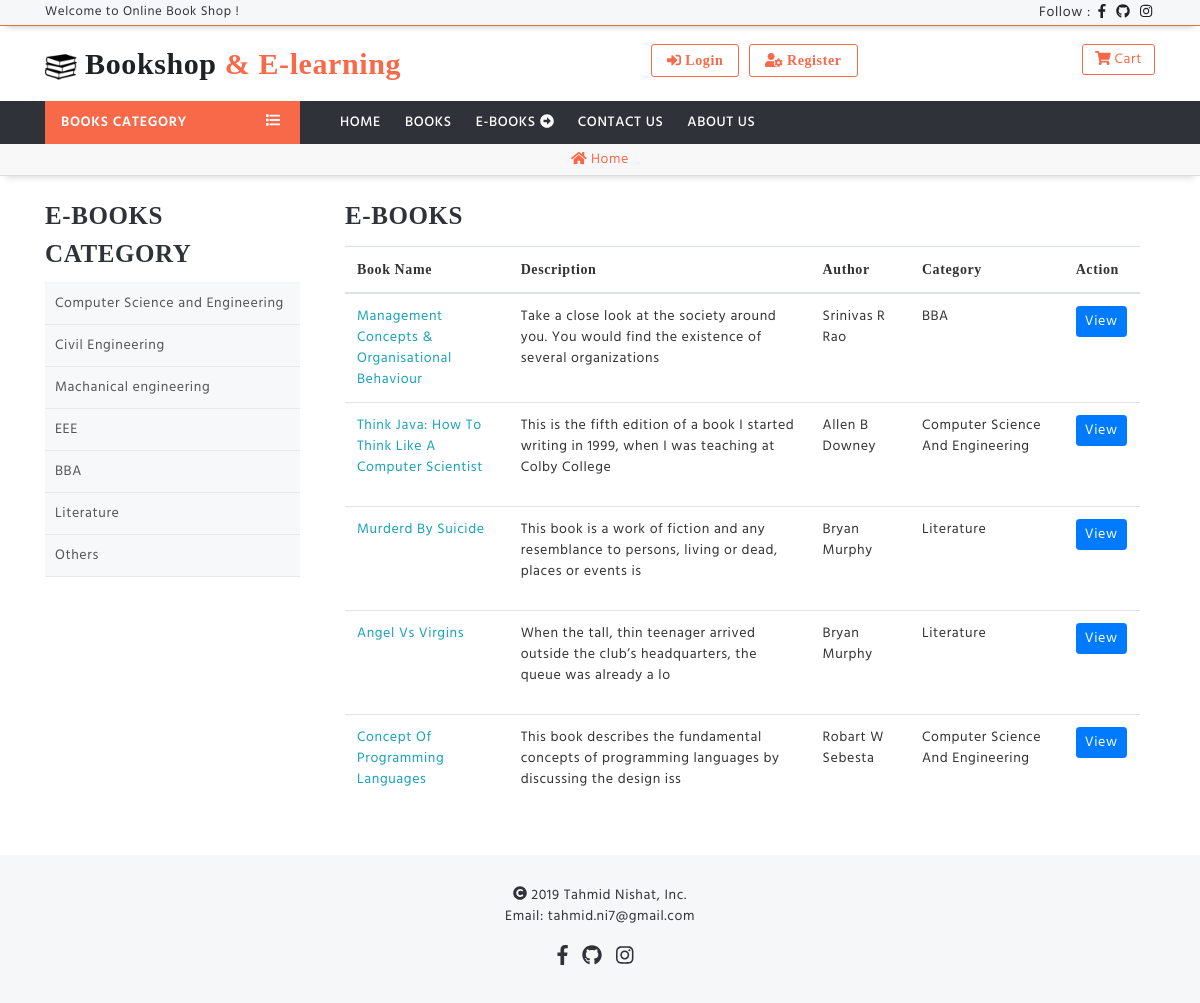
The page /index.php/users/all_ebooks on the database its author committed.
### tables this page shows
CREATE TABLE `category` (
  `id` int(11) NOT NULL,
  `category` varchar(100) NOT NULL,
  `description` text NOT NULL,
  `tag` varchar(100) NOT NULL
);

CREATE TABLE `ebooks` (
  `id` int(11) NOT NULL,
  `ebook_name` varchar(200) NOT NULL,
  `description` text NOT NULL,
  `author` varchar(200) NOT NULL,
  `book_file` varchar(500) NOT NULL,
  `book_image` varchar(500) NOT NULL,
  `categoryId` int(11) NOT NULL,
  `dateTime` timestamp NOT NULL DEFAULT CURRENT_TIMESTAMP
);

### application/controllers/users.php (called while the page is built, shortened)
<?php
class Users extends CI_Controller {
	public function __construct()
	{
		$this->load->library('cart');
	}
	public function all_ebooks()
	{
		$this->load->model('admin_model');
		$view['category'] = $this->admin_model->get_category();
		$this->load->model('user_model');
		$view['ebooks'] = $this->user_model->get_ebooks();
		$view['user_view'] = "users/all_ebooks";
		$this->load->view('layouts/user_layout', $view);
	}
}

### index.php (called while the page is built, shortened)
<?php
require_once BASEPATH.'core/CodeIgniter.php';

### application/models/admin_model.php (called while the page is built, shortened)
<?php
class admin_model extends CI_Model
{
	public function get_category()
	{
		$query = $this->db->get('category');
		return $query->result();
	}
}

### application/models/user_model.php (called while the page is built, shortened)
<?php
class user_model extends CI_Model
{
	public function get_ebooks()
	{
		$this->db->select('*');
		$this->db->from('category');
		$this->db->join('ebooks', 'ebooks.categoryId = category.id');
		$this->db->order_by('ebooks.id', 'DESC');
		$query = $this->db->get();
		return $query->result();
	}
}
?>

### application/views/users/all_ebooks.php (the view, shortened to what this page needs)
<br>
<div class="row">
  <div class="col-lg-3">
    <div id="table-header">e-books category</div>
    <div class="ebooks-menu">
      <ul>
        <?php foreach($category as $ctg): ?>
        <?php print '<li><a href="'.base_url('users/all-ebooks').'/?ctg='.$ctg->tag.'">'.$ctg->category.'</a></li>';?>
        <?php endforeach; ?>
      </ul>
    </div>
  </div>
  <div class="col-lg-9">
    <div class="container-fluid">
      <div id="table-header">E-Books
      </div>
      <table class="table">
      <thead class="">
        <tr>
          <th scope="col">Book Name</th>
          <th scope="col">Description</th>
          <th scope="col">Author</th>
          <th scope="col">Category</th>
          <th scope="col">Action</th>
        </tr>
      </thead>
      <tbody>
        <?php foreach($ebooks as $ebook): ?>
        <tr>
          <?php print '<td><a href = "'.base_url().'users/ebook-view/'.$ebook->id.'" title="More Description" class= "text-info">'.strip_tags(ucwords($ebook->ebook_name)).'</a></td>'; ?>
          <?php print '<td><p>'.substr(strip_tags($ebook->description), 0, 100).'<p></td>'; ?>
          <?php print '<td>'.strip_tags($ebook->author).'</td>'; ?>
          <?php print '<td>'.ucwords(strip_tags($ebook->category)).'</td>'; ?>
          <?php print '<td>';
            print '<a href= "'.base_url().'users/ebook-view/'.$ebook->id.'" title= "View details" class="btn btn-primary btn-sm">View</a>&nbsp';
            print '</td>';
          ?>
        </tr>
      <?php endforeach; ?>
      </tbody>
    </table>
    </div>
  </div>
</div>
<br>

### application/views/layouts/user_layout.php (shortened to what this page needs)
<!DOCTYPE html>
<html lang="en">
<head>
    <link rel="stylesheet" type="text/css" href="<?= base_url('tool/css/bootstrap.min.css'); ?>">
    <link rel="stylesheet" type="text/css" href="<?= base_url('tool/css/all.css'); ?>">
    <link rel="stylesheet" type="text/css" href="<?= base_url('tool/css/owl.carousel.min.css'); ?>">
    <link rel="stylesheet" type="text/css" href="<?= base_url('tool/css/style.css'); ?>">
</head>
<body>
    <div class="header-area">
        <div class="hearder-top">
            <div class="container">
                <div class="row">
                    <div class="col-md-6">
                        <div class="welcome-tx">Welcome to Online Book Shop !</div>
                    </div>
                    <div class="col-md-6">
                        <div class="social-icon">
                            <span>Follow : </span>
                            <a href="#" title="Facebook"><i class="fab fa-facebook-f"></i></a>
                            <a href="#" title="Github"><i class="fab fa-github"></i></a>
                            <a href="#" title="Instagram"><i class="fab fa-instagram"></i></a>
                        </div>
                    </div>
                </div>
            </div>
        </div>
        <div class="header-mid">
            <div class="container">
                <div class="row">
                    <div class="col-md-5">
                        <div class="logo">
                            <div class="lname"><a href="<?= base_url()?>home"><span><img src="<?= base_url('tool/img/favicon.png')?>"> Bookshop</span> & E-learning</a></div>
                        </div>
                    </div>
                    <div class="col-md-7">
                        <div class="row">
                            <div class="col-md-9 text-center">
                            <?php if($this->session->userdata('logged_in') == FALSE): ?>
                                <a href="<?= base_url()?>users/login" class="btn-login"><i class="fas fa-sign-in-alt"></i> Login</a>
                                <a href="<?= base_url()?>users/registration" class="btn-login"><i class="fas fa-user-cog"></i> Register</a>
                            <?php endif; ?>
                            </div>
                            <div class="col-md-3">
                                <div class="ic-cart"><a href="<?= base_url()?>cart"><i class="fas fa-shopping-cart"></i> Cart</a></div>
                            </div>
                        </div>
                    </div>
                </div>
            </div>
        </div>
        <div>
            <?php $this->load->view('temp/menu'); ?>
        </div>
    </div>
    <div class="single-header-u">
        <div class="container">
            <span><a href="<?= base_url()?>home"><i class="fas fa-home"></i> Home</a></span>
        </div>
    </div>
    <div class="container">
        <div class="row">
            <div class="col-lg-12 col-md-12 col-sm-12" style="min-height: 500px">
                <?php $this->load->view($user_view); ?>
            </div>
        </div>
    </div>
    <div>
        <?php $this->load->view('temp/footer'); ?>

### application/views/temp/menu.php (shortened to what this page needs)
<div class="menu-area">
    <div class="container">
        <div class="main-menu">
            <div class="row">
                <div class="col-lg-3 col-md-4">
                    <div class="dropdown show onclick-ctg">
                      <a class="ctg-btn" href="#" role="button" data-toggle="dropdown" aria-haspopup="true">
                        Books Category <span id="m-list"><i class="fas fa-list"></i></span>
                      </a>
                    </div>
                </div>
                <div class="col-lg-9 col-md-8">
                    <div class="menu">
                        <ul id="nav">
                            <li><a href="<?= base_url()?>home">Home</a></li>
                            <li><a href="<?= base_url()?>users/all-books">Books</a></li>
                            <li><a href="<?= base_url()?>users/all-ebooks">E-books <i class="fas fa-arrow-alt-circle-right"></i></a></li>
                            <li><a href = "#" data-toggle="modal" data-target="#exampleModal">Contact Us</a></li>
                            <li><a href = "#" data-toggle="modal" data-target="#aboutModal">About Us</a></li>
                        </ul>
                    </div>
                </div>
            </div>
        </div>
    </div>
</div>

### application/views/temp/footer.php (shortened to what this page needs)
<div class="footer-area">
    <div class="container">
        <div id="s-footer">
            <div class="col-md-12 col-sm-12">
                <div class="footer-text">
                    <p><i class="fas fa-copyright"></i> 2019 Tahmid Nishat, Inc. <br>
                        Email: tahmid.ni7@gmail.com</p>
                </div>
                <div id="social-icon">
                    <span><a href="https://www.facebook.com/iamTahmid.ni7" title="Facebook" target="_blank"><i class="fab fa-facebook-f"></i></a></span>
                    <span><a href="https://github.com/tahmid-ni7" title="Github" target="_blank"><i class="fab fa-github"></i></a></span>
                    <span><a href="https://www.instagram.com/tahmid_ni7/" title="Instagram" target="_blank"><i class="fab fa-instagram"></i></a></span>
                </div>
            </div>
        </div>
    </div>
</div>
</body>
</html>

### tool/css/all.css (style rules this page uses)
.fa-arrow-alt-circle-right:before { content: "\f35a"; }
.fa-copyright:before { content: "\f1f9"; }
.fa-facebook-f:before { content: "\f39e"; }
.fa-github:before { content: "\f09b"; }
.fa-home:before { content: "\f015"; }
.fa-instagram:before { content: "\f16d"; }
.fa-list:before { content: "\f03a"; }
.fa-shopping-cart:before { content: "\f07a"; }
.fa-sign-in-alt:before { content: "\f2f6"; }
.fa-user-cog:before { content: "\f4fe"; }

### tool/css/style.css (style rules this page uses)
* { margin: 0; padding: 0; }
body { font-family: myfont; font-size: 14px; font-weight: 400; letter-spacing: .6px; color: #333; }
p, a, b, span { word-break: break-word; }
.header-area { z-index: 10; }
.hearder-top { background-color: #F6F7F8; color: #30323A; padding: 2px 0; border-bottom: 1px solid #F8694A; box-shadow: 0px 6px 6px -6px rgb(0, 0, 0, 0.3); }
.social-icon { text-align: right; }
.social-icon a { color: #1E2225; margin: 0 3px; }
.lname a { font-size: 30px; color: #F8694A; font-weight: 700; }
.lname span { color: #1E2225; }
.lname span img { width: 32px; }
.welcome-tx { font-size: 13px; }
.btn-login { margin: 3px 3px; display: inline-block; padding: 5px 15px; color: #F8694A; border-radius: 3px; font-weight: 700; border: 1px solid #F8694A; transition: .4s; }
.ic-cart a { color: #F8694A; margin-top: 3px; display: inline-block; font-size: 14px; padding: 4px 12px; border: 1px solid #F8694A; border-radius: 3px; transition: .4s; position: relative; }
.ic-cart { text-align: right; }
.menu-area { background: #30323A; }
.menu ul { padding: 0; margin: 0; list-style: none; }
.menu ul li { display: inline-block; }
.menu ul li a { color: #FFFFFF; display: block; padding: 3px 10px; text-align: left; transition: .4s; border-radius: 3px; text-transform: uppercase; font-weight: 500; }
.menu { padding: 8px 0; position: relative; }
.header-mid { padding: 15px 0; }
.ctg-btn { display: block; padding: 11px 16px; color: #fff; font-weight: 600; background-color: #F8694A; text-transform: uppercase; position: relative; }
#m-list { position: absolute; top: 10px; right: 20px; }
.onclick-ctg { margin: 0; padding: 0; }
.footer-area { background-color: #F6F7F8; color: #30323A; padding: 30px 0; }
#social-icon a { color: #30323A; font-size: 20px; }
#social-icon span { margin-right: 10px; }
#s-footer { text-align: center; }
.single-header-a, .single-header-u { box-shadow: 0px 8px 6px -6px #ddd; padding: 5px 0; text-align: center; }
.single-header-u { background: #F8F8F8; border-bottom: 1px solid #ddd; }
.single-header-a span a, .single-header-u span a { color: #F8694A; }
#form-header, #table-header { border-bottom: 1px solid #F6F7F8; font-size: 25px; padding-bottom: 10px; text-transform: uppercase; font-weight: 700; color: #30323A; }
.ebooks-menu { background: #F7F8FA; }
.ebooks-menu ul { padding: 0; margin: 0; }
.ebooks-menu ul li { list-style: none; }
.ebooks-menu ul li a { display: block; width: 100%; padding: 10px 10px; color: #555; border-bottom: 1px solid #E7E8EA; transition: .4s; }

### rows shown on the page
category: category "Computer Science and Engineering"
category: category "Civil Engineering"
category: category "Machanical engineering"
category: category "EEE"
category: category "BBA"
category: category "Literature"
category: category "Others"
ebooks: ebook_name "Management Concepts & Organisational Behaviour", description "Take a close look at the society around you. You would find the existence of several organizations", author "Srinivas R Rao", categoryId.category "BBA"
ebooks: ebook_name "Think Java: How To Think Like A Computer Scientist", description "This is the fifth edition of a book I started writing in 1999, when I was teaching at Colby College", author "Allen B Downey", categoryId.category "Computer Science And Engineering"
ebooks: ebook_name "Murderd By Suicide", description "This book is a work of fiction and any resemblance to persons, living or dead, places or events is", author "Bryan Murphy", categoryId.category "Literature"
ebooks: ebook_name "Angel Vs Virgins", description "When the tall, thin teenager arrived outside the club’s headquarters, the queue was already a lo", author "Bryan Murphy", categoryId.category "Literature"
ebooks: ebook_name "Concept Of Programming Languages", description "This book describes the fundamental concepts of programming languages by discussing the design iss", author "Robart W Sebesta", categoryId.category "Computer Science And Engineering"
